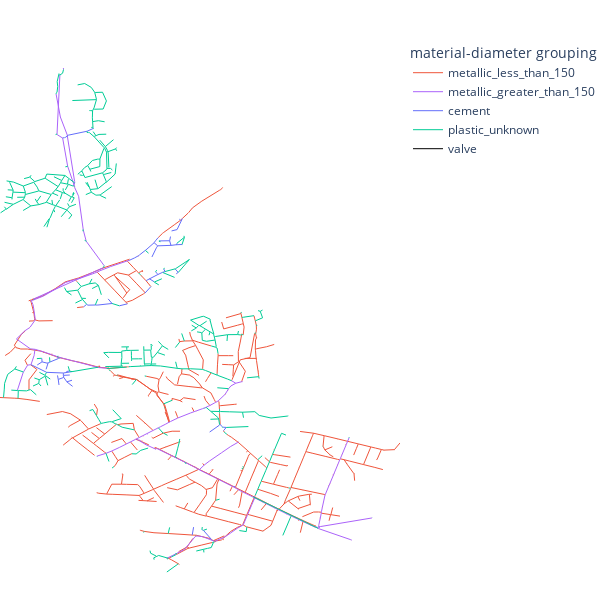

Notebook code for this chart:
### Markdown cell above
Set grouping type and initialize decay coefficients.

### Code cell
grouping = 'material-diameter'
bulk_coeff = -0.5 # day^-1 (from BW)
field_temp = wq_df[wq_df['data_type'] == 'temperature']['mean'].mean()
bulk_coeff = bulk_temp_adjust(bulk_coeff, field_temp)

if grouping == 'single':
    n_coeffs = 1
    bounds = [(0.0, -5.0)] # single wall decay coefficient
elif grouping == 'material':
    n_coeffs = 3
    bounds = [(0.0, -5.0), (0.0, -2.0), (0.0, -1.0)] # variable order: metallic, cement, plastic_unknown
elif grouping == 'material-diameter':
    n_coeffs = 4
    bounds = [(0.0, -5.0), (0.0, -3.0), (0.0, -2.0), (0.0, -1.0)] # variable order: metallic_less_than_150, metallic_greater_than_150, cement, plastic_unknown
elif grouping == 'roughness':
    n_coeffs = 6
    bounds = [(0.0, -5.0), (0.0, -5.0), (0.0, -3.0), (0.0, -3.0), (0.0, -2.0), (0.0, -2.0)] # variable order: less_than_50, between_50_and_65, between_65_and_80, between_80_and_100, between_100_and_120, greater_than_120
plot_network(grouping=grouping)

### Figure 1 — Plotly figure (JSON) as saved in the notebook; plotly's stock layout.template omitted (floating-point values rounded to 4 significant figures; data arrays with more than 128 entries replaced by an {"elided": "..."} marker saying what was removed)
{"data": [{"hoverinfo": "text", "line": {"color": "#EF553B", "width": 1}, "mode": "lines", "name": "metallic_less_than_150", "type": "scatter", "x": {"elided": "2976 float values"}, "y": {"elided": "2976 float values"}}, {"hoverinfo": "text", "line": {"color": "#AB63FA", "width": 1}, "mode": "lines", "name": "metallic_greater_than_150", "type": "scatter", "x": {"elided": "849 float values"}, "y": {"elided": "849 float values"}}, {"hoverinfo": "text", "line": {"color": "#636EFA", "width": 1}, "mode": "lines", "name": "cement", "type": "scatter", "x": {"elided": "363 float values"}, "y": {"elided": "363 float values"}}, {"hoverinfo": "text", "line": {"color": "#00CC96", "width": 1}, "mode": "lines", "name": "plastic_unknown", "type": "scatter", "x": {"elided": "2772 float values"}, "y": {"elided": "2772 float values"}}, {"hoverinfo": "text", "line": {"color": "black", "width": 1}, "mode": "lines", "name": "valve", "type": "scatter", "x": {"elided": "1842 float values"}, "y": {"elided": "1842 float values"}}], "layout": {"height": 600, "hovermode": "closest", "legend": {"title": {"text": "material-diameter grouping"}}, "margin": {"b": 0, "l": 0, "r": 0, "t": 40}, "paper_bgcolor": "white", "plot_bgcolor": "white", "showlegend": true, "width": 600, "xaxis": {"autorange": true, "range": [363100.0, 365700.0], "showgrid": false, "showticklabels": false, "type": "linear", "zeroline": false}, "yaxis": {"autorange": true, "range": [175300.0, 180000.0], "showgrid": false, "showticklabels": false, "type": "linear", "zeroline": false}}}
